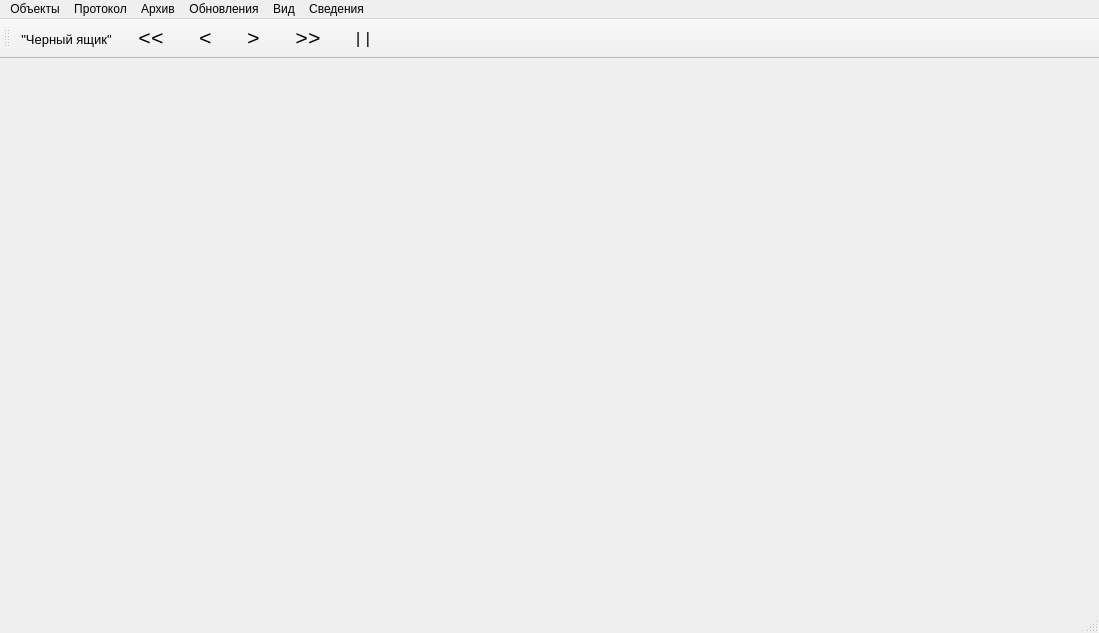
<?xml version="1.0" encoding="UTF-8"?>
<ui version="4.0">
 <class>MainWindow</class>
 <widget class="QMainWindow" name="MainWindow">
  <property name="geometry">
   <rect>
    <x>0</x>
    <y>0</y>
    <width>1099</width>
    <height>633</height>
   </rect>
  </property>
  <property name="windowTitle">
   <string>ДЦ ЮГ. АРМ ШН</string>
  </property>
  <widget class="QWidget" name="centralWidget"/>
  <widget class="QMenuBar" name="menuBar">
   <property name="geometry">
    <rect>
     <x>0</x>
     <y>0</y>
     <width>1099</width>
     <height>21</height>
    </rect>
   </property>
   <widget class="QMenu" name="menu_4">
    <property name="title">
     <string>Объекты</string>
    </property>
    <addaction name="action_KP"/>
    <addaction name="action_TS"/>
    <addaction name="action_TU"/>
    <addaction name="action_OTU"/>
    <addaction name="action_Routes"/>
    <addaction name="separator"/>
    <addaction name="action_RC"/>
    <addaction name="action_STRL"/>
    <addaction name="action_SVTF"/>
    <addaction name="action_7"/>
    <addaction name="separator"/>
    <addaction name="action_Stations"/>
    <addaction name="action_8"/>
    <addaction name="separator"/>
    <addaction name="action_DlgTrains"/>
   </widget>
   <widget class="QMenu" name="menu_6">
    <property name="title">
     <string>Протокол</string>
    </property>
    <addaction name="action_14"/>
    <addaction name="action_15"/>
   </widget>
   <widget class="QMenu" name="menu_7">
    <property name="title">
     <string>Архив</string>
    </property>
    <addaction name="actionBlackbox"/>
    <addaction name="action_17"/>
   </widget>
   <widget class="QMenu" name="menu_8">
    <property name="title">
     <string>Обновления</string>
    </property>
    <addaction name="action_12"/>
    <addaction name="separator"/>
    <addaction name="action_18"/>
   </widget>
   <widget class="QMenu" name="menu_9">
    <property name="title">
     <string>Вид</string>
    </property>
    <addaction name="action_Tooltip"/>
    <addaction name="action_Toolbar"/>
    <addaction name="separator"/>
    <addaction name="action_VisibleTrains"/>
    <addaction name="action_VisibleNonregTrains"/>
    <addaction name="separator"/>
    <addaction name="action_More"/>
    <addaction name="action_Less"/>
    <addaction name="action_ZoomOff"/>
   </widget>
   <widget class="QMenu" name="menu">
    <property name="title">
     <string>Сведения</string>
    </property>
    <addaction name="action_About"/>
    <addaction name="separator"/>
    <addaction name="action_QtAbout"/>
   </widget>
   <addaction name="menu_4"/>
   <addaction name="menu_6"/>
   <addaction name="menu_7"/>
   <addaction name="menu_8"/>
   <addaction name="menu_9"/>
   <addaction name="menu"/>
  </widget>
  <widget class="QToolBar" name="mainToolBar">
   <property name="minimumSize">
    <size>
     <width>0</width>
     <height>36</height>
    </size>
   </property>
   <property name="font">
    <font>
     <pointsize>10</pointsize>
    </font>
   </property>
   <attribute name="toolBarArea">
    <enum>TopToolBarArea</enum>
   </attribute>
   <attribute name="toolBarBreak">
    <bool>false</bool>
   </attribute>
   <addaction name="actionBlackbox"/>
   <addaction name="actionPrev"/>
   <addaction name="actionReverce"/>
   <addaction name="actionPlay"/>
   <addaction name="actionNext"/>
   <addaction name="action_Stop"/>
  </widget>
  <widget class="QStatusBar" name="statusBar"/>
  <action name="action_RC">
   <property name="checkable">
    <bool>true</bool>
   </property>
   <property name="text">
    <string>РЦ</string>
   </property>
  </action>
  <action name="action_STRL">
   <property name="checkable">
    <bool>true</bool>
   </property>
   <property name="text">
    <string>Стрелки</string>
   </property>
  </action>
  <action name="action_SVTF">
   <property name="checkable">
    <bool>true</bool>
   </property>
   <property name="text">
    <string>Светофоры</string>
   </property>
  </action>
  <action name="action_Stations">
   <property name="checkable">
    <bool>true</bool>
   </property>
   <property name="text">
    <string>Станции</string>
   </property>
  </action>
  <action name="action_7">
   <property name="text">
    <string>Переезды</string>
   </property>
  </action>
  <action name="action_8">
   <property name="text">
    <string>Перегоны</string>
   </property>
  </action>
  <action name="actionPrev">
   <property name="text">
    <string>&lt;&lt;</string>
   </property>
   <property name="toolTip">
    <string>Шаг назад</string>
   </property>
   <property name="font">
    <font>
     <family>Consolas</family>
     <pointsize>16</pointsize>
     <weight>50</weight>
     <bold>false</bold>
    </font>
   </property>
  </action>
  <action name="actionReverce">
   <property name="checkable">
    <bool>true</bool>
   </property>
   <property name="text">
    <string>&lt;</string>
   </property>
   <property name="toolTip">
    <string>Воспроизведение назад</string>
   </property>
   <property name="font">
    <font>
     <family>Consolas</family>
     <pointsize>16</pointsize>
    </font>
   </property>
  </action>
  <action name="actionPlay">
   <property name="checkable">
    <bool>true</bool>
   </property>
   <property name="text">
    <string>&gt;</string>
   </property>
   <property name="toolTip">
    <string>Воспроизведение</string>
   </property>
   <property name="font">
    <font>
     <family>Consolas</family>
     <pointsize>16</pointsize>
    </font>
   </property>
  </action>
  <action name="actionNext">
   <property name="text">
    <string>&gt;&gt;</string>
   </property>
   <property name="toolTip">
    <string>Шаг вперед</string>
   </property>
   <property name="font">
    <font>
     <family>Consolas</family>
     <pointsize>16</pointsize>
    </font>
   </property>
  </action>
  <action name="action">
   <property name="text">
    <string>Шаг,мин:</string>
   </property>
  </action>
  <action name="action_KP">
   <property name="checkable">
    <bool>true</bool>
   </property>
   <property name="text">
    <string>КП</string>
   </property>
  </action>
  <action name="action_TS">
   <property name="checkable">
    <bool>true</bool>
   </property>
   <property name="text">
    <string>ТС</string>
   </property>
  </action>
  <action name="action_TU">
   <property name="checkable">
    <bool>true</bool>
   </property>
   <property name="text">
    <string>ТУ</string>
   </property>
  </action>
  <action name="action_OTU">
   <property name="checkable">
    <bool>true</bool>
   </property>
   <property name="text">
    <string>ОТУ</string>
   </property>
  </action>
  <action name="action_Routes">
   <property name="checkable">
    <bool>true</bool>
   </property>
   <property name="text">
    <string>Маршруты</string>
   </property>
  </action>
  <action name="action_14">
   <property name="text">
    <string>Протокол событий</string>
   </property>
  </action>
  <action name="action_15">
   <property name="text">
    <string>Протокол работы модуля</string>
   </property>
  </action>
  <action name="actionBlackbox">
   <property name="checkable">
    <bool>true</bool>
   </property>
   <property name="text">
    <string>&quot;Черный ящик&quot;</string>
   </property>
  </action>
  <action name="action_17">
   <property name="text">
    <string>Удаление временных файлов</string>
   </property>
  </action>
  <action name="action_12">
   <property name="text">
    <string>Обновление БД и схем станций</string>
   </property>
  </action>
  <action name="action_18">
   <property name="text">
    <string>Откат к предыдущей версии</string>
   </property>
  </action>
  <action name="action_Toolbar">
   <property name="checkable">
    <bool>true</bool>
   </property>
   <property name="checked">
    <bool>true</bool>
   </property>
   <property name="text">
    <string>Панель инструментов</string>
   </property>
  </action>
  <action name="action_More">
   <property name="text">
    <string>Масштаб + (Ctrl + '+')</string>
   </property>
   <property name="shortcut">
    <string>Ctrl++</string>
   </property>
  </action>
  <action name="action_Less">
   <property name="text">
    <string>Масштаб -  (Ctrl + '-')</string>
   </property>
   <property name="shortcut">
    <string>Ctrl+-</string>
   </property>
  </action>
  <action name="action_ZoomOff">
   <property name="text">
    <string>Масштаб 1:1  (Ctrl + '*')</string>
   </property>
   <property name="shortcut">
    <string>Ctrl+*</string>
   </property>
  </action>
  <action name="action_ToolBar2">
   <property name="checkable">
    <bool>true</bool>
   </property>
   <property name="text">
    <string>Расширенная панель управления</string>
   </property>
  </action>
  <action name="action_Stop">
   <property name="text">
    <string>||</string>
   </property>
   <property name="font">
    <font>
     <family>Consolas</family>
     <pointsize>12</pointsize>
    </font>
   </property>
  </action>
  <action name="action_About">
   <property name="text">
    <string>О программе</string>
   </property>
  </action>
  <action name="action_QtAbout">
   <property name="text">
    <string>О Qt</string>
   </property>
  </action>
  <action name="action_Tooltip">
   <property name="checkable">
    <bool>true</bool>
   </property>
   <property name="checked">
    <bool>true</bool>
   </property>
   <property name="text">
    <string>Всплывающие подсказки</string>
   </property>
  </action>
  <action name="action_VisibleTrains">
   <property name="checkable">
    <bool>true</bool>
   </property>
   <property name="text">
    <string>Показывать поезда</string>
   </property>
  </action>
  <action name="action_VisibleNonregTrains">
   <property name="checkable">
    <bool>true</bool>
   </property>
   <property name="text">
    <string>Показывать незарегистрированные поезда</string>
   </property>
  </action>
  <action name="action_DlgTrains">
   <property name="checkable">
    <bool>true</bool>
   </property>
   <property name="text">
    <string>Поезда</string>
   </property>
  </action>
 </widget>
 <layoutdefault spacing="6" margin="11"/>
 <resources/>
 <connections/>
</ui>
